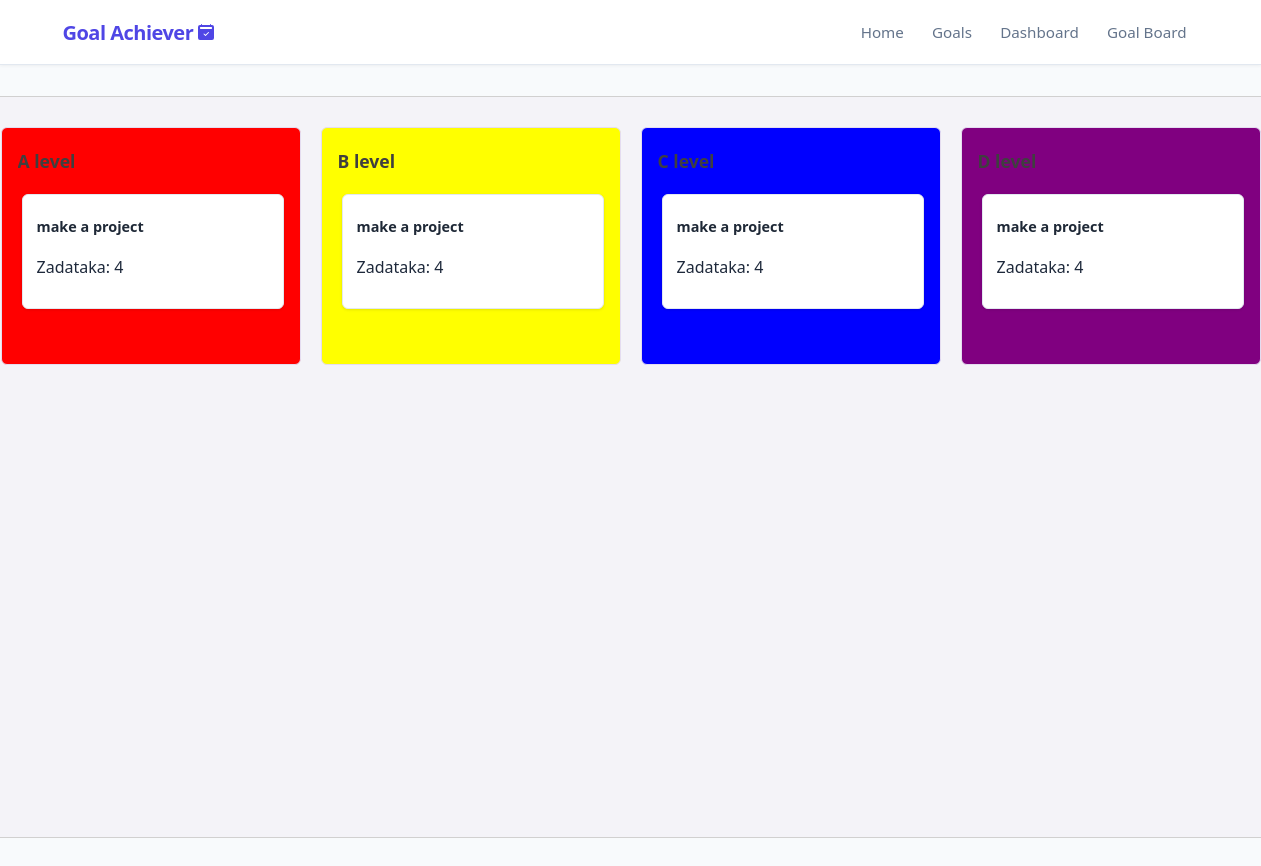
Page /goal_board on the earlier database version.
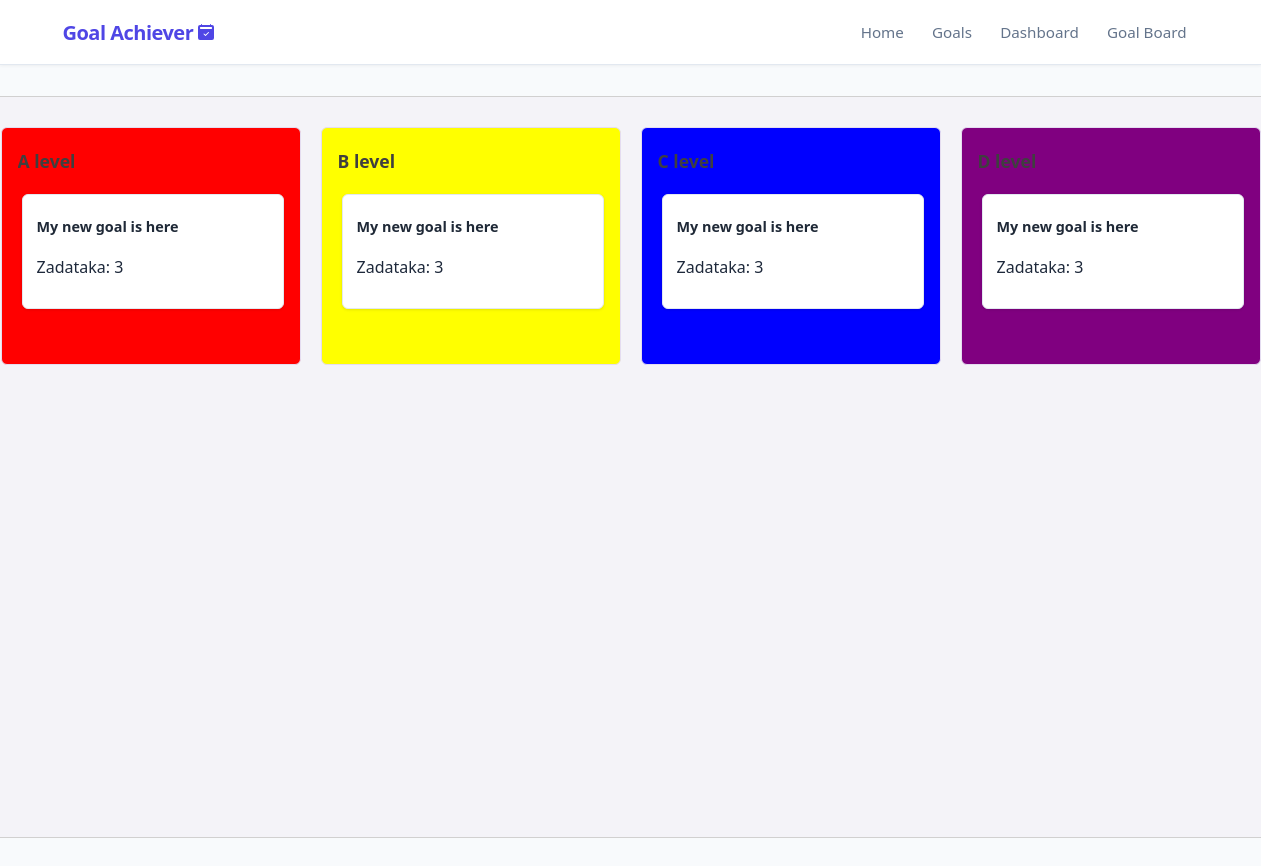
Same page on the later database version.
### app/models_db.py (models this page shows, shortened)
class Goal(db.Model):
    __tablename__ = 'goals'
    id = db.Column(db.Integer, primary_key=True)
    title = db.Column(db.String(100), nullable=False)
    description = db.Column(db.Text, nullable=False)
    is_completed = db.Column(db.Boolean, default=False)
    is_confirmed_finished = db.Column(db.Boolean, default=False)
    progress_percentage = db.Column(db.Float, default=0.0)
    difficulty = db.Column(db.String(20), nullable=False, default='Medium')
    priority = db.Column(db.String(1), nullable=False, default='b')
    created_at = db.Column(db.DateTime, default=datetime.now(timezone.utc), nullable=False)
    tasks = db.relationship('Task', backref='goal', cascade="all, delete-orphan", lazy=True)

### app/routes.py (the view)
@main.route('/goal_board')
def goal_board():
    columns = [
        {"id" : 0, "name" : "A level", "color":"red"},
        {"id" : 1, "name" : "B level", "color":"yellow"},
        {"id" : 2, "name" : "C level", "color":"blue"},
        {"id" : 3, "name" : "D level", "color":"purple"}
        ]
    goals = Goal.query.order_by(Goal.priority.asc()).all()
    return render_template("goal_board.html", goals=goals, columns=columns)

### app/templates/goal_board.html (shortened to what this page needs)
{% extends "base.html" %}
{% block content %}
    <div class="board-container">
    {% for column in columns %}
    <div class="board-column" data-column-id="{{ column.id }}" style="--column-color: {{ column.color }}; background-color: var(--column-color);">
        <div class="column-header">
            <h3>{{ column.name }}</h3>
        </div>
        <div class="kanban-cards" id="column-{{ column.id }}">
            {% for goal in goals %}
            <div class="goal-card"
                 draggable="true"
                 data-goal-id="{{ goal.id }}">
                <h4 class="goal-title">{{ goal.title }}</h4>
                {% if goal.tasks %}
                <p class="goal-meta">Zadataka: {{ goal.tasks|length }}</p>
                {% endif %}
            </div>
            {% endfor %}
        </div>
        </div>
    {% endfor %}
    </div>
{% endblock %}

Differences in the rows shown:
removed Goal: title "make a project", tasks|length "4"
added Goal: title "My new goal is here", tasks|length "3"
